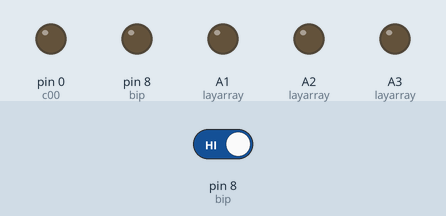
A sketch run on a simulated Arduino Uno, built with avr-gcc and run on an emulated ATmega328P. Parts: output pins drawn as LEDs (lit = HIGH). The test bench sets the inputs (shaded band); at power-on: pin 8 (bip) HIGH. Random numbers use the default seed unless the sketch sets one; pins used as bus, display or sensor lines are not drawn.

Above: at 0.8 s.
0.9 s: pin 8 (bip) driven LOW
At 2.0 s:
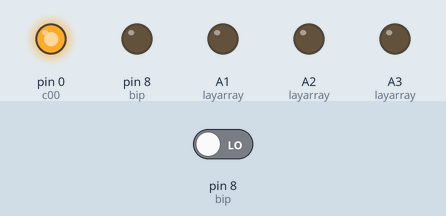
2.4 s: pin 8 (bip) driven HIGH
At 5.9 s:
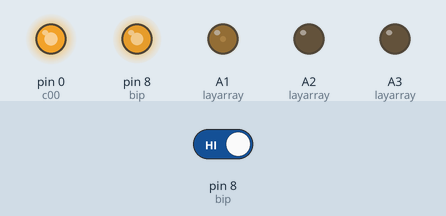
At 9.49 s:
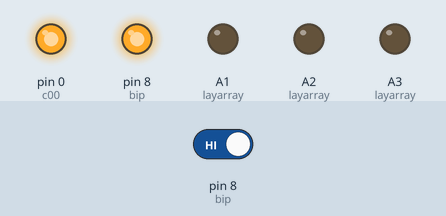
Timing chart, 0 to 22.1 s (numbered marks = the images above; inputs shaded):
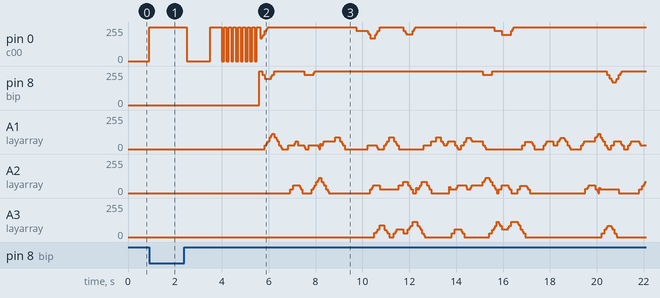

The sketch:

cube.ino
```cpp
/*
   4x4x4 LED Cube Controller
   LED Cube controller for 4x4x4 with support for one button.
*/


// Set Column and Layer Levels, (HIGH or LOW)
const int collev = LOW;
const int laylev = HIGH;
// Set Layer Pins, (Z axis co-ordinate: l0; l1; l2; l3)
const int l0 = A0, l1 =A1, l2 = A2, l3 = A3;
// Set Column Pins, (X and Y co-ordinate, eg: c00; c02; c03; c10)
const int c00 = 0, c01 = 1, c02 = 2, c03  = 3, c10 = 4, c11 = 5, c12 = 6, c13 = 7, c20 = 8, c21 = 9, c22 = 10, c23 = 11, c30 = 12, c31 = 13, c32 = A4, c33 = A5;
// Setup for Arrays
const int layarray[] = {l0,l1,l2,l3};
const int colarray[] = {c00, c01, c02, c03, c10, c11, c12, c13, c20, c21, c22, c23, c30, c31, c32, c33};
// Set Button Input Pin (bip), Level When Closed (lwc) and Delay for Button Input Timeout (buttondelay)
const int bip = 8;
const int lwc = LOW;
const int buttondelay = 1000;
// Set Column and Layar Indicators (colind & layind)
const int colind = c00;
const int layind = l0;
// Setup for Mode Counter
int mode=0;
unsigned long start = 0;
// Setup for array to hold pin order
int order[20];


//Various Functions for turning on and off LEDs

void onoff(int ColCo, int LayCo, int dela){
  digitalWrite(ColCo, collev);
  digitalWrite(LayCo, laylev);
  delay(dela);
  digitalWrite(ColCo, laylev);
  digitalWrite(LayCo, collev);
}

void onoff1(int ColCo, int LayCo){
  digitalWrite(ColCo, collev);
  digitalWrite(LayCo, laylev);
  digitalWrite(ColCo, laylev);
  digitalWrite(LayCo, collev);
}

void off(int ColCo, int LayCo){
  digitalWrite(ColCo, laylev);
  digitalWrite(LayCo, collev);
}

void on(int ColCo, int LayCo){
  digitalWrite(ColCo, collev);
  digitalWrite(LayCo, laylev);
}

void offon(int ColCo, int LayCo, int dela){
  digitalWrite(ColCo, laylev);
  digitalWrite(LayCo, collev);
  delay(dela);
  digitalWrite(ColCo, collev);
  digitalWrite(LayCo, laylev);
}

//Overloaded for x,y,z
void on(int x, int y, int z){
  digitalWrite(colarray[4*y+x], collev);
  digitalWrite(layarray[z], laylev);
}

void off(int x, int y, int z){
  digitalWrite(colarray[4*y+x], laylev);
  digitalWrite(layarray[z], collev);
}


void setup(){
  //Sets a Random Seed for random() function from any random pin (except button pin which is tied)
  randomSeed(analogRead(c00));

  //Sets the Pins Modes that we need
  pinMode(bip, INPUT);
  pinMode(layind, OUTPUT);
  pinMode(colind, OUTPUT);
 //Turns off pin 13 because the arduino writes it low during the setup, making it appear on to us
  digitalWrite(13,laylev);
  //The mode counting part, counts how many times the button is pushed
  on(colind, layind);                                        //turns on indicator LED
  while(1){
    if(digitalRead(bip)==lwc){ //&& millis()-start<buttondelay){ //if button pressed within timeout
      mode++;
      offon(colind, layind, 200);                            //flashes indicator LED off to acknowledge button press
      start=millis();}                                       //resets timer
    else if(millis()-start>buttondelay && mode>0){
      break;}                                                //breaks loop if no button press within timeout and if button has been pressed at least once
  }
  off(colind, layind);
  delay(500);
  //Blink Mode Number
  for(int i=0; i<mode; i++){
    onoff(colind, layind, 100);
    delay(100);}

  //Actual Layar pinModes
  for(int i=0; i<4; i++){
    pinMode(layarray[i], OUTPUT);}
  //Actual Column pinModes
  for(int i=0; i<17; i++){
    pinMode(colarray[i], OUTPUT);}
  //Sets all LEDs to off
  for(int x=0; x<4; x++){
    for(int y=0; y<16; y++){
      off(colarray[y], layarray[x]);
    }
  }
}


void loop(){
//MODE 1 - Solid Cube
  if(mode==0 || mode==1){
    int prevc=colarray[0], prevl=layarray[0];
    while(1){
      for(int x=0; x<4; x++){
        for(int y=0; y<16; y++){
          on(colarray[y], layarray[x]);
          delay(1);
          off(prevc, prevl);
          prevc=colarray[y];
          prevl=layarray[x];
          //onoff1(colarray[y], layarray[x]);
        }
      }
    }
  }
//MODE 2 - Flashing Cube -----v2
/*  if(mode==2){
    for(int x=0; x<4; x++){
      order[x] = layarray[x];   //find way to append to arrays
      for(int y=0; y<16; y++){
          order[x = colarray[y];
      }
    }
    int prevcol;
    int prevlay;
    int cur
    while(1){
      for(int x=0; x<order.length(); x++){
        cur = &order[x];
        if(cur[0]=="l"){
          digitalWrite(prevlay, collev);
          digitalWrite(cur, laylev);
          prevlay* = cur;}
        if(cur[0]=="c"){
          digitalWrite(cur, collev);
          digitalWrite(prevcol, laylev);
          prevcol* = cur;}
      }
    }
  }*/
//MODE 3 - Flittering
  if(mode==3){
    while(1){
      for(int x=0; x<4; x++){
        for(int y=0; y<16; y++){
          onoff(colarray[y], layarray[x], 12);
        }
      }
    }
  }
//MODE 4 - Random
  if(mode==4){
    while(1){
      int x=random(16);
      int y=random(4);
      onoff(colarray[x], layarray[y], 30);
    }
  }
//MODE 5 - Faster Random
  if(mode==5){
    while(1){
      int x=random(16);
      int y=random(4);
      onoff(colarray[x], layarray[y], 4);
    }
  }
//MODE 6 - Falling Random Columns
  if(mode==6){
    while(1){
      int x=random(16);
      for(int y=3; y>=0; y--){
        onoff(colarray[x], layarray[y], 75);}
    }
  }
//MODE 7 - 3D Conway's Game
  if(mode==7){
		bool ar[4][4][4], nar[4][4][4], nm, past[4][4][4];
		int t=0;
		while(1){

				for(int x=0; x<4; ++x)
					for(int y=0; y<4; ++y)
						for(int z=0; z<4; ++z)
							ar[x][y][z]=random(2);

				while(1){
						for(int x=0; x<4; ++x){
							for(int y=0; y<4; ++y){
								for(int z=0; z<4; ++z){
									t=0;
									for(int q=x-1; q<x+2; ++q){
										for(int w=y-1; w<y+2; ++w){
											for(int e=z-1; e<z+2; ++e){
												t+=ar[(4+q)%4][(4+w)%4][(4+e)%4];
											}
										}
									}
									t-=ar[x][y][z];
									if(t==5) nar[x][y][z]==1;
									else if(t<2 || t>7) nar[x][y][z]==0;
									else nar[x][y][z]=ar[x][y][z];
								}
							}
						}

						nm=1;
						for(int x=0; x<4; ++x){
							for(int y=0; y<4; ++y){
								for(int z=0; z<4; ++z){
									if(nar[x][y][z]!=ar[x][y][z]) nm=0;
									ar[x][y][z]=nar[x][y][z];
								}
							}
						}

						if(nm) break;

						start=millis();
						while(millis()<start+200){
							for(int x=0; x<4; ++x){
								for(int y=0; y<4; ++y){
										if(ar[x][y][0]) on( colarray[(0*4)+x], layarray[y]);
										if(ar[x][y][1]) on( colarray[(1*4)+x], layarray[y]);
										if(ar[x][y][2]) on( colarray[(2*4)+x], layarray[y]);
										if(ar[x][y][3]) on( colarray[(3*4)+x], layarray[y]);
										if(ar[x][y][0]) off( colarray[(0*4)+x], layarray[y]);
										if(ar[x][y][1]) off( colarray[(1*4)+x], layarray[y]);
										if(ar[x][y][2]) off( colarray[(2*4)+x], layarray[y]);
										if(ar[x][y][3]) off( colarray[(3*4)+x], layarray[y]);
								}
							}
						}

				}
		}
	}
//Mode 8 - Random Walk Snake
  const int slen=4, del=100;
  int snake[slen][3]; //[3]=x,y,z
  int next, dir, prevdir=-1;
  int head=0; //location of head in snake array
  bool bad;
  for(int i=0; i<slen; ++i){
  	snake[i][0]=0; snake[i][1]=0; snake[i][2]=0;
  }
  while(1){
    bad=0;
	dir=random(6);
  	next=(head+1)%slen;
  	snake[next][0]=snake[head][0];
  	snake[next][1]=snake[head][1];
  	snake[next][2]=snake[head][2];
  	if(dir==0) snake[next][0]=snake[head][0]+1;
  	if(dir==1) snake[next][0]=snake[head][0]-1;
  	if(dir==2) snake[next][1]=snake[head][1]+1;
  	if(dir==3) snake[next][1]=snake[head][1]-1;
  	if(dir==4) snake[next][2]=snake[head][2]+1;
  	if(dir==5) snake[next][2]=snake[head][2]-1;
	for(int i=0; i<3; ++i){
	  if(snake[next][i]<0 || snake[next][i]>=4){
		bad=1;
		break;
	  }
	}
	for(int i=0; i<slen; ++i){
	  if(i==next) continue;
	  if(snake[i][0]==snake[next][0] && snake[i][1]==snake[next][1] && snake[i][2]==snake[next][2]){
	    bad=1;
		break;
	  }
	}
	if(bad) continue;
	start=millis();
	while(millis()<start+del){
		for(int i=0; i<slen; ++i){
			on(snake[i][0],snake[i][1],snake[i][2]);
			off(snake[i][0],snake[i][1],snake[i][2]);
		}
	}
  	head=next;
  }


}//End of Loop
```

Measured:
- after the input at 0.9 s, pin 0 (c00): 0/255 → 255/255 at once
